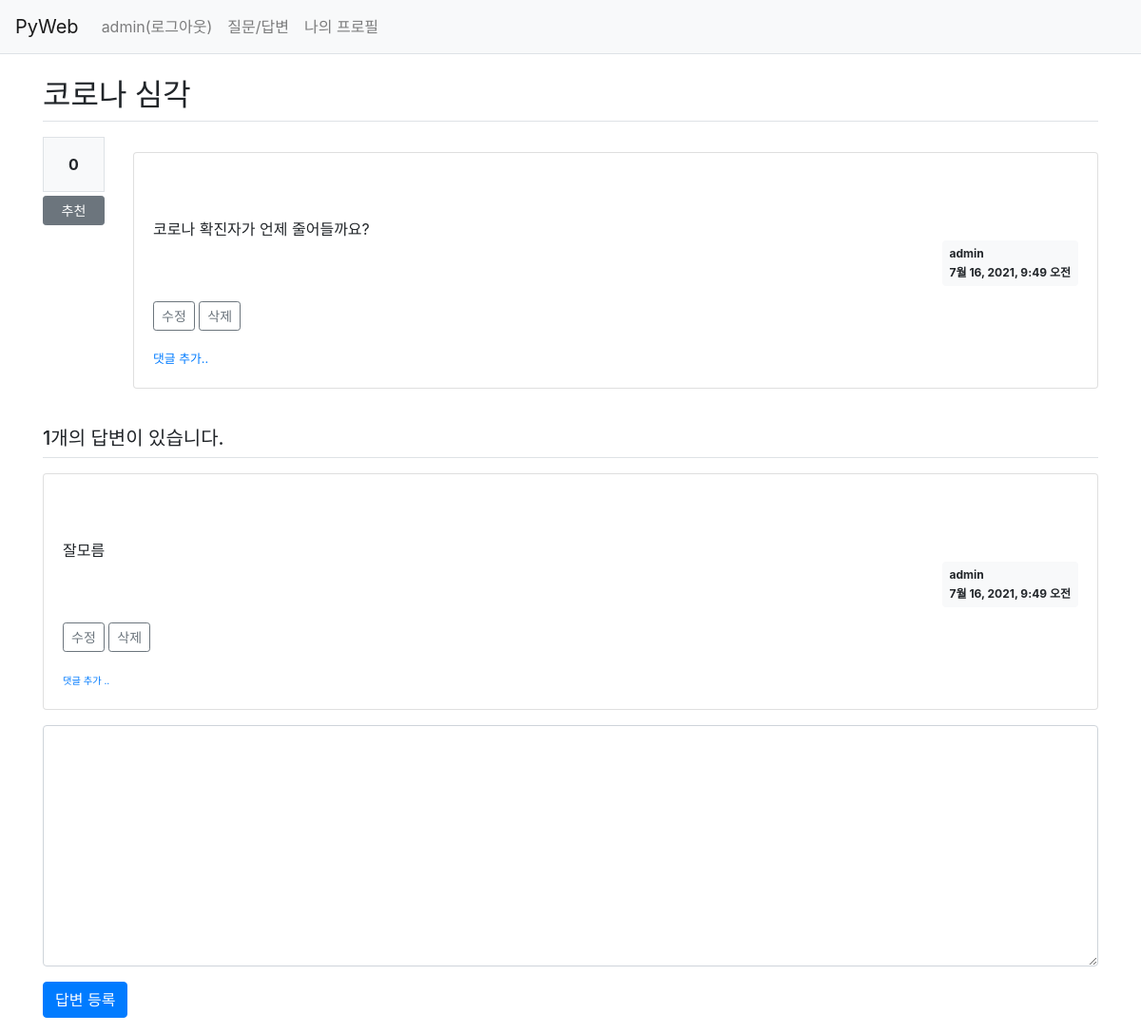
Before: /pybo/answer/create/7/ (signed in) with the older database file.
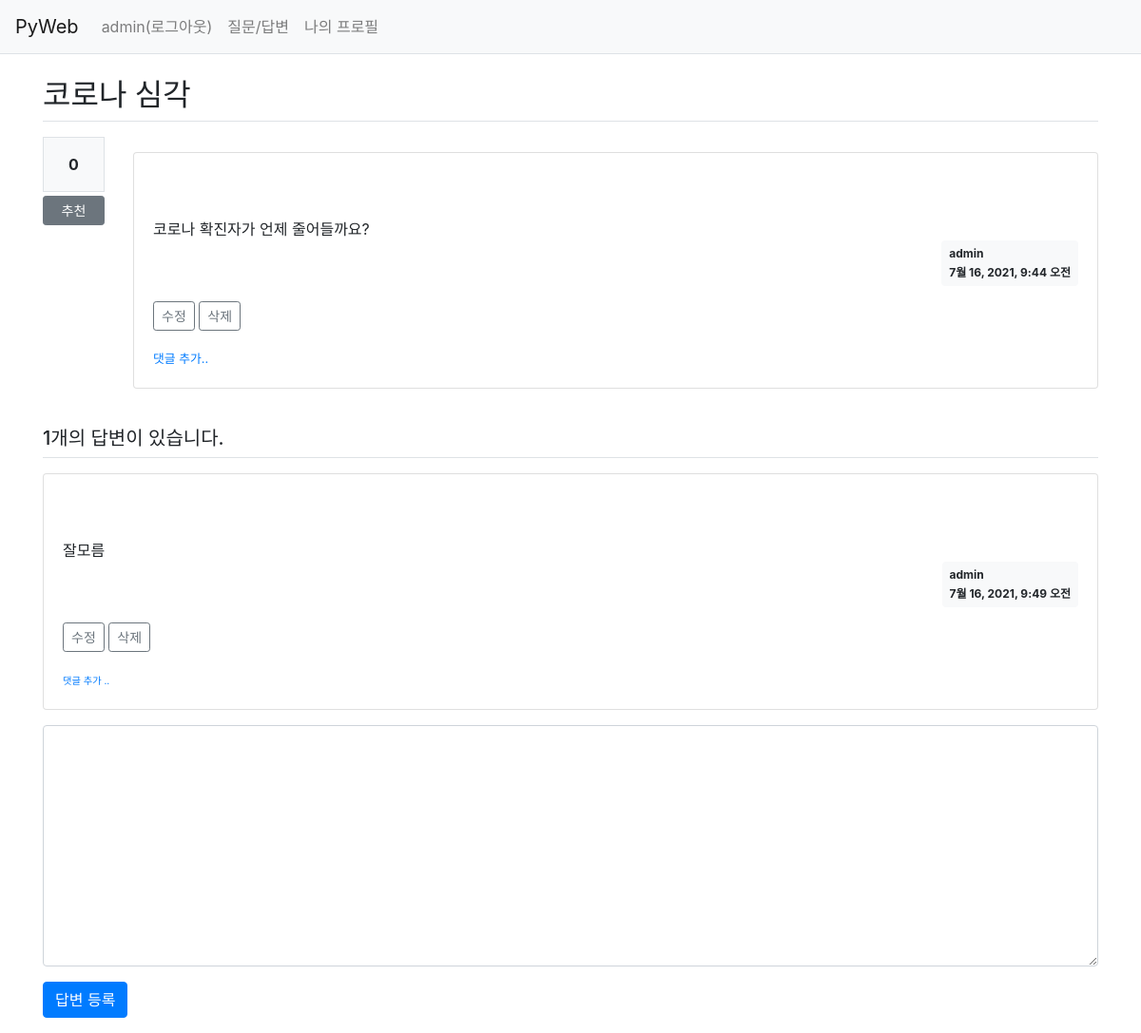
After: the same page with the newer database file.
### pybo/models.py (models this page shows, shortened)
class Question(models.Model):
    author = models.ForeignKey(User, on_delete=models.CASCADE,
                               related_name='author_question')
    subject = models.CharField(max_length=200)
    content = models.TextField()
    create_date = models.DateTimeField()
    modify_date = models.DateTimeField(null=True, blank=True)
    voter = models.ManyToManyField(User, related_name='voter_question')

class Answer(models.Model):
    author = models.ForeignKey(User, on_delete=models.CASCADE, related_name='author_answer')
    question = models.ForeignKey(Question, on_delete=models.CASCADE)
    content = models.TextField()
    create_date = models.DateTimeField()
    modify_date = models.DateTimeField(null=True, blank=True)
    voter = models.ManyToManyField(User, related_name='voter_answer')

### pybo/views/answer_views.py (the view)
# urls.py: path('answer/create/<int:question_id>/', answer_views.answer_create,
@login_required(login_url='common:login')  #'@'을 데코레이터라 함
def answer_create(request, question_id):
    question = get_object_or_404(Question, pk=question_id)
    if request.method == 'POST':
        form = AnswerForm(request.POST)
        if form.is_valid():
            answer = form.save(commit=False)
            answer.author = request.user  #인증된 사용자(글쓴이)
            answer.question = question
            answer.create_date = timezone.now()
            answer.save()
            return redirect('pybo:detail', question_id=question.id)
    else:
        form = AnswerForm()
    context = {'question':question, 'form': form}
    return render(request, 'pybo/question_detail.html', context)

### pybo/forms.py
class AnswerForm(forms.ModelForm):
    class Meta:
        model = Answer
        fields = ['content']
        labels ={
            'content': '답변내용'
        }

### templates/pybo/question_detail.html (shortened to what this page needs)
{% extends 'base.html' %}
{% block content %}
<div class="container my-3">
  <h2 class="border-bottom py-2">{{ question.subject }}</h2>
  <div class="row my-3">
    <div class="col-1">
      <div class="bg-light text-center p-3 border font-weight-bolder mb-1">
        {{ question.voter.count }}
      </div>
      <a href="#" data-uri="{% url 'pybo:vote_question' question.id %}"
         class="recommend btn btn-sm btn-secondary btn-block my-1">추천</a>
    </div>
    <div class="col-11">
      <div class="card my-3">
        <div class="card-body">
          <div class="card-text" style="white-space: pre-line;">
            {{ question.content }}
          </div>
          <div class="d-flex justify-content-end">
            <div class="badge badge-light p-2 text-left">
              <div class="mb-2">{{ question.author.username }}</div>
              <div>{{ question.create_date }}</div>
            </div>
          </div>
          {% if request.user == question.author %}
          <div class="my-3">
            <a href="{% url 'pybo:question_modify' question.id %}"
               class="btn btn-sm btn-outline-secondary">수정</a>
            <a href="#" class="delete btn btn-sm btn-outline-secondary"
               data-uri="{% url 'pybo:question_delete' question.id %}">삭제</a>
          </div>
          {% endif %}
          <div>
            <a href="{% url 'pybo:comment_create_question' question.id %}">
              <small>댓글 추가..</small>
            </a>
          </div>
        </div>
      </div>
    </div>
  </div>
  <h5 class="border-bottom my-3 py-2">
    {{ question.answer_set.count }}개의 답변이 있습니다.
  </h5>
  {% for answer in question.answer_set.all %}
  <div class="card my-3">
    <div class="card-body">
      <div class="card-text" style="white-space: pre-line;">
        {{ answer.content }}
      </div>
      <div class="d-flex justify-content-end">
        <div class="badge badge-light p-2 text-left">
          <div class="mb-2">{{ answer.author.username }}</div>
          <div>{{ answer.create_date }}</div>
        </div>
      </div>
      {% if request.user == answer.author %}
      <div class="my-3">
        <a href="{% url 'pybo:answer_modify' answer.id %}"
           class="btn btn-sm btn-outline-secondary">수정</a>
        <a href="#" data-uri="{% url 'pybo:answer_delete' answer.id %}"
           class="delete btn btn-sm btn-outline-secondary">삭제</a>
      </div>
      {% endif %}
      <div>
        <a href="{% url 'pybo:comment_create_answer' answer.id %}" class="small"><small>댓글 추가 ..</small></a>
      </div>
    </div>
  </div>
  {% endfor %}
  <form action="{% url 'pybo:answer_create' question.id %}" method="post">
    <div class="form-group">
      <textarea name="content" id="content"
                rows="10" class="form-control"
                ></textarea>
    </div>
    <input type="submit" value="답변 등록" class="btn btn-primary">
  </form>
</div>
{% endblock %}

### templates/base.html (shortened to what this page needs)
{% load static %}
<!DOCTYPE html>
<html lang="ko">
<head>
    <link rel="stylesheet" href="{% static 'pybo/bootstrap.css' %}">
    <link rel="stylesheet" href="{% static 'pybo/style.css' %}">
</head>
<body>
{% include 'navbar.html' %}
{% block content %}
{% endblock %}
</body>
</html>

### templates/navbar.html (shortened to what this page needs)
<nav class="navbar navbar-expand-lg navbar-light bg-light border-bottom">
    <a class="navbar-brand" href="{% url 'pybo:index' %}">PyWeb</a>
    <div class="collapse navbar-collapse flex-grow-0" id="navbarNav">
        <ul class="navbar-nav">
            <li class="nav-item">
                {% if user.is_authenticated %}
                    <a class="nav-link" href="{% url 'common:logout' %}">
                        {{ user.username }}(로그아웃)
                    </a>
                {% else %}
                    <a class="nav-link" href="{% url 'common:login' %}">로그인</a>
                {% endif %}
            </li>
            <li class="nav-item">
                <a class="nav-link" href="{% url 'pybo:board' %}">질문/답변</a>
            </li>
            <li class="nav-item">
                <a class="nav-link" href="{% url 'pybo:profile' %}">나의 프로필</a>
            </li>
        </ul>
    </div>
</nav>

Changed rows visible on the page:
changed Question "코로나 심각": create_date "7월 16, 2021, 9:49 오전" → "7월 16, 2021, 9:44 오전"
